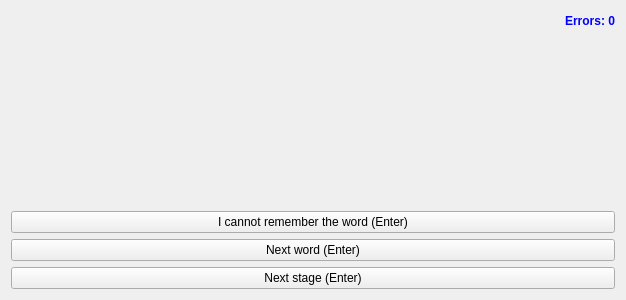
<?xml version="1.0" encoding="UTF-8"?>
<ui version="4.0">
 <class>ScatteredLettersStage</class>
 <widget class="QWidget" name="ScatteredLettersStage">
  <property name="geometry">
   <rect>
    <x>0</x>
    <y>0</y>
    <width>626</width>
    <height>300</height>
   </rect>
  </property>
  <property name="windowTitle">
   <string>Form</string>
  </property>
  <layout class="QVBoxLayout" name="verticalLayout">
   <item>
    <widget class="QLabel" name="errorsLabel">
     <property name="sizePolicy">
      <sizepolicy hsizetype="Preferred" vsizetype="Minimum">
       <horstretch>0</horstretch>
       <verstretch>0</verstretch>
      </sizepolicy>
     </property>
     <property name="maximumSize">
      <size>
       <width>16777215</width>
       <height>20</height>
      </size>
     </property>
     <property name="text">
      <string>&lt;p align=&quot;right&quot;&gt;&lt;font color=&quot;#0000ff&quot;&gt;&lt;b&gt;Errors: 0&lt;/b&gt;&lt;/font&gt;&lt;/p&gt;</string>
     </property>
    </widget>
   </item>
   <item>
    <widget class="QLabel" name="translationLabel">
     <property name="maximumSize">
      <size>
       <width>16777215</width>
       <height>30</height>
      </size>
     </property>
     <property name="font">
      <font>
       <pointsize>12</pointsize>
      </font>
     </property>
     <property name="text">
      <string/>
     </property>
    </widget>
   </item>
   <item>
    <layout class="QHBoxLayout" name="horizontalLayout">
     <item>
      <spacer name="horizontalSpacer">
       <property name="orientation">
        <enum>Qt::Horizontal</enum>
       </property>
       <property name="sizeHint" stdset="0">
        <size>
         <width>40</width>
         <height>20</height>
        </size>
       </property>
      </spacer>
     </item>
     <item>
      <widget class="QStarDict::ScatteredLetters" name="scatteredLetters" native="true"/>
     </item>
     <item>
      <spacer name="horizontalSpacer_2">
       <property name="orientation">
        <enum>Qt::Horizontal</enum>
       </property>
       <property name="sizeHint" stdset="0">
        <size>
         <width>40</width>
         <height>20</height>
        </size>
       </property>
      </spacer>
     </item>
    </layout>
   </item>
   <item>
    <widget class="QPushButton" name="surrenderButton">
     <property name="text">
      <string>I cannot remember the word (Enter)</string>
     </property>
    </widget>
   </item>
   <item>
    <widget class="QPushButton" name="nextWordButton">
     <property name="text">
      <string>Next word (Enter)</string>
     </property>
    </widget>
   </item>
   <item>
    <widget class="QPushButton" name="nextStageButton">
     <property name="text">
      <string>Next stage (Enter)</string>
     </property>
    </widget>
   </item>
  </layout>
 </widget>
 <customwidgets>
  <customwidget>
   <class>QStarDict::ScatteredLetters</class>
   <extends>QWidget</extends>
   <header>scatteredletters.h</header>
   <container>1</container>
  </customwidget>
 </customwidgets>
 <resources/>
 <connections/>
</ui>
